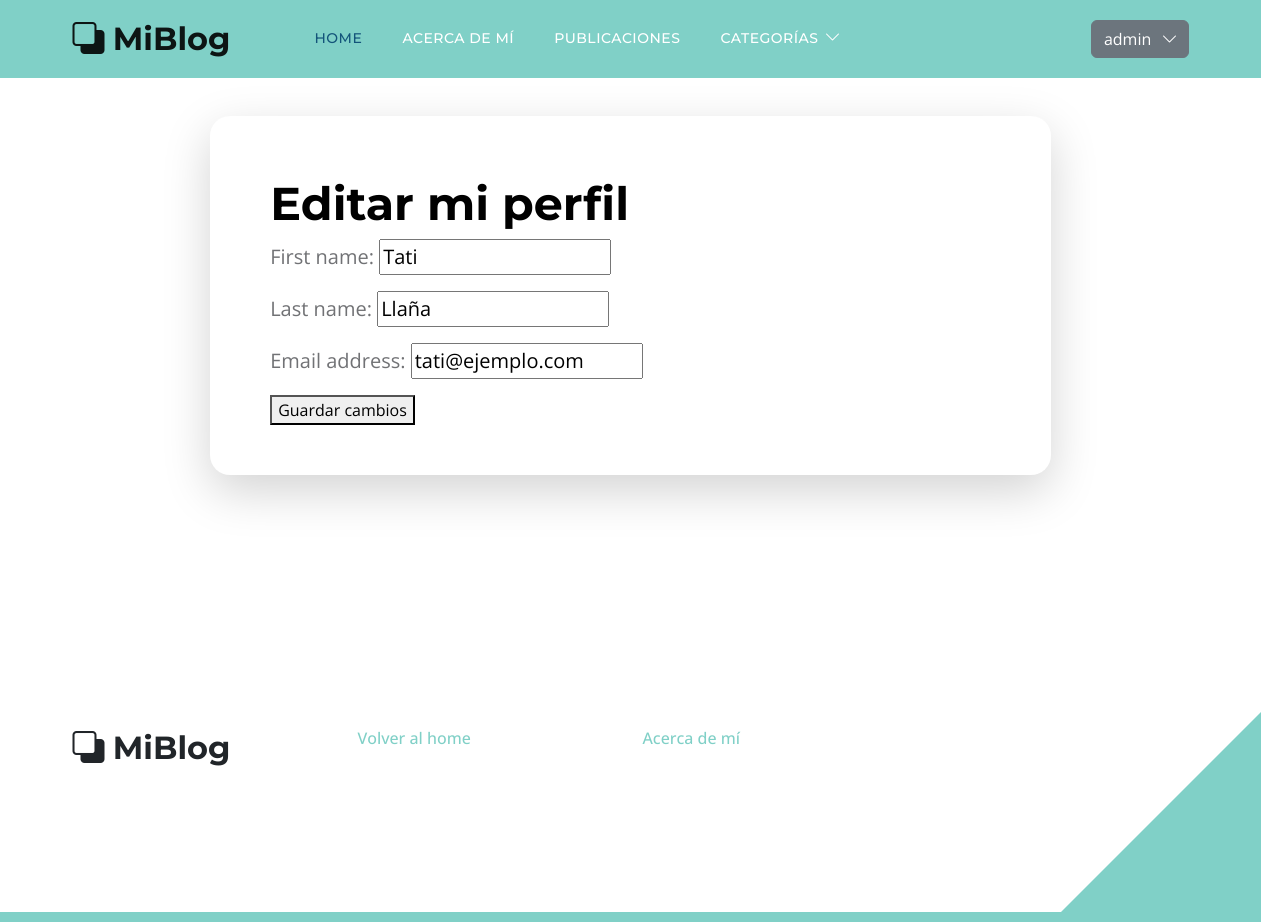
The page /perfiles/editar/3/ (signed in) on the database its author committed.
### perfiles/models.py (models this page shows)
class Usuario(AbstractUser):
    def __str__(self):
        return f"{self.username}"

### perfiles/views.py (the view, shortened to what this page needs)
# urls.py: path('editar/<int:pk>/', views.UserUpdateView.as_view(), name='editar_usuario'),
class UserUpdateView(LoginRequiredMixin, UpdateView):
    model = Usuario
    fields = ['first_name', 'last_name', 'email']
    template_name = 'perfiles/usuario_form.html'

### perfiles/templates/perfiles/usuario_form.html (shortened to what this page needs)
{% extends 'base.html' %}
{% block contenido %}
<div class="col-lg-8 col-12 mt-3 mx-auto">
    <div class="custom-block custom-block-topics-listing bg-white shadow-lg mb-5">
        <div class="d-flex">
            <div class="custom-block-topics-listing-info d-flex">
                <div>
                    <h2>Editar mi perfil</h2>
                    <form method="post">
                        {{ form.as_p }}
                        <button type="submit">Guardar cambios</button>
                    </form>
                </div>
            </div>
        </div>
    </div>
</div>
{% endblock contenido %}

### template_base/base.html (shortened to what this page needs)
{% load static %}
<!doctype html>
<html lang="en">
    <head>
        <link href="{% static 'css/bootstrap.min.css' %}" rel="stylesheet">
        <link href="{% static 'css/bootstrap-icons.css' %}" rel="stylesheet">
        <link href="{% static 'css/templatemo-topic-listing.css' %}" rel="stylesheet">
    </head>
    <body id="top">
        <main>
            <nav class="navbar navbar-expand-lg" style="background-color: #80d0c7;">
                <div class="container">
                    <a class="navbar-brand">
                        <i class="bi-back"></i>
                        <span>MiBlog</span>
                    </a>
                    <div class="collapse navbar-collapse" id="navbarNav">
                        <ul class="navbar-nav ms-lg-5 me-lg-auto">
                            <li class="nav-item">
                                <a class="nav-link click-scroll" href="{% url 'blog:home' %}">Home</a>
                            </li>
                            <li class="nav-item">
                                <a class="nav-link" href="{% url 'blog:about' %}">Acerca de mí</a>
                            </li>
                            <li class="nav-item">
                                <a class="nav-link" href="{% url 'blog:pages' %}">Publicaciones</a>
                            </li>
                            <li class="nav-item dropdown">
                                <a class="nav-link dropdown-toggle" href="#" id="navbarLightDropdownMenuLink" role="button" data-bs-toggle="dropdown" aria-expanded="false">Categorías</a>
                            </li>
                        </ul>
                        <div class="d-none d-lg-block">
                            {% if user.is_authenticated %}
                                <div class="dropdown show">
                                    <a class="btn btn-secondary dropdown-toggle" role="button" id="dropdownMenuLink" data-toggle="dropdown" aria-haspopup="true" aria-expanded="false">
                                    {{ user.username }}
                                    </a>
                                </div>
                            {% else %}
                                <a class="btn btn-outline-light ms-2" href="{% url 'perfiles:login' %}" role="button">Iniciar sesión</a>
                            {% endif %}
                        </div>
                    </div>
                </div>
            </nav>
        </main>
            <section class="explore-section section-padding">
                {% block contenido %} {% endblock contenido %}
            </section>
<footer class="site-footer section-padding">
            <div class="container">
                <div class="row">
                    <div class="col-lg-3 col-12 mb-4 pb-2">
                        <a class="navbar-brand mb-2">
                            <i class="bi-back"></i>
                            <span>MiBlog</span>
                        </a>
                    </div>
                    <div class="col-lg-3 col-md-4 col-6">
                        <ul class="site-footer-links">
                            <li class="site-footer-link-item">
                                <a href="{% url 'blog:home' %}" class="site-footer-link">Volver al home</a>
                            </li>
                        </ul>
                    </div>
                    <div class="col-lg-3 col-md-4 col-6 mb-4 mb-lg-0">
                        <ul class="site-footer-links">
                            <li class="site-footer-link-item">
                                <a href="{% url 'blog:about' %}" class="site-footer-link">Acerca de mí</a>
                            </li>
                        </ul>
                    </div>
                </div>
            </div>
</footer>
    </body>
</html>

### static/css/templatemo-topic-listing.css (style rules this page uses)
:root { --white-color: #ffffff; --primary-color: #13547a; --secondary-color: #80d0c7; --section-bg-color: #f0f8ff; --custom-btn-bg-color: #80d0c7; --custom-btn-bg-hover-color: #13547a; --dark-color: #000000; --p-color: #717275; --border-color: #7fffd4; --link-hover-color: #13547a; --body-font-family: 'Open Sans', sans-serif; --title-font-family: 'Montserrat', sans-serif; --h1-font-size: 58px; --h2-font-size: 46px; --h3-font-size: 32px; --h4-font-size: 28px; --h5-font-size: 24px; --h6-font-size: 22px; --p-font-size: 20px; --menu-font-size: 14px; --btn-font-size: 18px; --copyright-font-size: 16px; --border-radius-large: 100px; --border-radius-medium: 20px; --border-radius-small: 10px; --font-weight-normal: 400; --font-weight-medium: 500; --font-weight-semibold: 600; --font-weight-bold: 700; }
body { background-color: var(--white-color); font-family: var(--body-font-family); }
h2, h3, h4, h5, h6 { color: var(--dark-color); }
h1, h2, h3, h4, h5, h6 { font-family: var(--title-font-family); font-weight: var(--font-weight-semibold); }
h2 { font-size: var(--h2-font-size); font-weight: var(--font-weight-bold); }
p { color: var(--p-color); font-size: var(--p-font-size); font-weight: var(--font-weight-normal); }
ul li { color: var(--p-color); font-size: var(--p-font-size); font-weight: var(--font-weight-normal); }
a, button { touch-action: manipulation; transition: all 0.3s; }
a { display: inline-block; color: var(--primary-color); text-decoration: none; }
.section-padding { padding-top: 100px; padding-bottom: 100px; }
.navbar { background: transparent; border-bottom: 1px solid rgba(128, 208, 199, 0.35); z-index: 9; }
.navbar-brand, .navbar-brand:hover { font-size: var(--h3-font-size); font-weight: var(--font-weight-bold); display: block; }
.navbar-brand span { font-family: var(--title-font-family); }
.navbar-expand-lg .navbar-nav .nav-link { border-radius: var(--border-radius-large); margin: 10px; padding: 10px; }
.navbar-nav .nav-link { display: inline-block; color: var(--white-color); font-family: var(--title-font-family); font-size: var(--menu-font-size); font-weight: var(--font-weight-medium); text-transform: uppercase; letter-spacing: 0.5px; position: relative; padding-top: 15px; padding-bottom: 15px; }
.navbar-nav .nav-link.active, .navbar-nav .nav-link:hover { color: var(--primary-color); }
.navbar .dropdown-toggle::after { content: "\f282"; display: inline-block; font-family: bootstrap-icons !important; font-size: var(--copyright-font-size); font-style: normal; font-weight: normal !important; font-variant: normal; text-transform: none; line-height: 1; vertical-align: -.125em; -webkit-font-smoothing: antialiased; -moz-osx-font-smoothing: grayscale; position: relative; left: 2px; border: 0; }
.custom-block { border-radius: var(--border-radius-medium); position: relative; overflow: hidden; padding: 30px; transition: all 0.3s ease; height: 100%; }
.custom-block-topics-listing-info { margin: 30px 20px 20px 30px; }
.custom-block-topics-listing { height: inherit; }
.site-footer { border-bottom: 10px solid var(--secondary-color); position: relative; }
.site-footer::after { content: ""; position: absolute; bottom: 0; right: 0; width: 0; height: 0; border-style: solid; border-width: 0 0 200px 200px; border-color: transparent transparent var(--secondary-color) transparent; pointer-events: none; }
.site-footer-links { padding-left: 0; }
.site-footer-link-item { display: block; list-style: none; line-height: normal; }
.site-footer-link { color: var(--secondary-color); font-size: var(--copyright-font-size); font-weight: var(--font-weight-medium); line-height: normal; }

### rows shown on the page
Usuario: username "admin"
Usuario: first_name "Tati", last_name "Llaña", email "tati@ejemplo.com"
